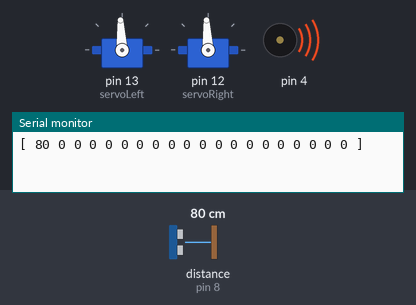
The sketch below on a simulated Arduino Uno, built with avr-gcc and run on an emulated ATmega328P. Shown: 2 × servo, buzzer (waves = sounding), the last lines printed to the serial monitor. Wiring (inferred from the names in the program): ultrasonic range finder: trigger pin 8; echo pin 8. Inputs (shaded band) come from the test bench; at power-on: distance to the obstacle (sensor on pin 8) 80 cm. The echo pulse lasts 58.3 µs per cm.

Above: at 0.1 s.
At 1.2 s:
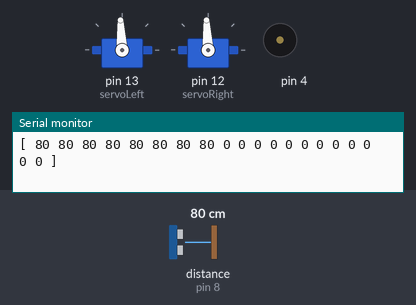
1.3 s: distance to the obstacle (sensor on pin 8) set to 94 cm
4.3 s: distance to the obstacle (sensor on pin 8) set to 105 cm
At 7.1 s:
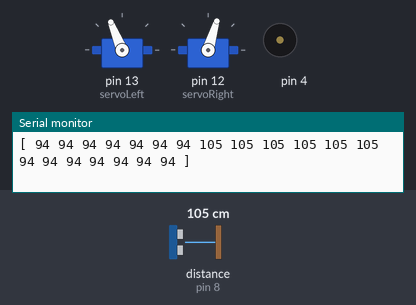
Timing chart, 0 to 8.6 s (numbered marks = the images above; inputs shaded):
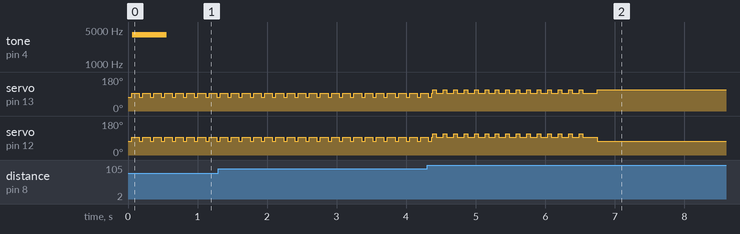

Measured:
- the behaviour switches between 99 and 100 cm on distance to the obstacle (sensor on pin 8) (found by bisection; images 1 and 2)

The sketch:

Ping_test.ino
```cpp
// Test of the ping sensor. Rotates the robot
// around and gathers measurements;

#include <Servo.h> // Include servo library

Servo servoLeft;
Servo servoRight;

const int pingPin = 8;

long      pingDist;
const int nMeasurements = 20;
int       measurements[nMeasurements];
int       measureIndex = -1;
int       stepsSinceDetection;

const int STATE_SEARCH    = 0;
const int STATE_SCAN      = 1;
const int STATE_APPROACH  = 2;
const int STATE_FOUND     = 3;

int       currentState = STATE_SEARCH;

const bool clockwise = true;
const bool counterClockwise = false;

void setup() {
  // initialize serial communication:
  Serial.begin(9600);

  servoLeft.attach(13);
  servoRight.attach(12);
}

void loop() {
  switch (currentState) {
    case STATE_SEARCH:
      rotateStep(counterClockwise);
      measure();
      if(detectsSomething()){
        stopMovement();
        tone(4, 4000, 500);
        stepsSinceDetection = 0;
        currentState = STATE_SCAN;
      }
      delay(100);
      break;
    case STATE_SCAN:
      rotateStep(counterClockwise);
      measure();
      if(detectsSomething()){
        stepsSinceDetection++;
      } else{
        stepsSinceDetection /= 2;
        stepsSinceDetection += 2;
        while(stepsSinceDetection--){
          rotateStep(clockwise);
          delay(100);
        }
        currentState = STATE_APPROACH;
      }
      delay(100);
      break;
    case STATE_APPROACH:
      measure();
      if(measurements[measureIndex]<10){
        currentState = STATE_FOUND;
        stopMovement();
      } else {
        moveForward();
      }
      break;
    case STATE_FOUND:
      measure();
      stopMovement();
      if(measurements[measureIndex]>10){
        currentState = STATE_SEARCH;
      }
      break;
  }
}

void measure(){
  //Loop around to 0 before out of bounds:
  ++measureIndex %= nMeasurements;

  pingDist = measurePingDist();
  measurements[measureIndex] = pingDist;
  Serial.println(arrayToString(measurements,nMeasurements));
}
bool detectsSomething(){
  return measurements[measureIndex] < 100;
  //return (measurements[measureIndex]<100) &&
  //(measurements[measureIndex] < getMeanMeasurement(4)*0.66);
}
long getMeanMeasurement(int n){
  long sum = 0;
  for(int i=1; i<=n; i++){
    int arrayIndex = (measureIndex - i + nMeasurements) % nMeasurements;
    sum += measurements[arrayIndex];
  }
  return (sum/n)+0.5;
}

String arrayToString(int array[], int arrayLength)
{
  String s = "[ ";
  for(int i=0; i < arrayLength; i++){
    s+=String(array[i])+" ";
  }
  return s + "]";
}
long measurePingDist(){
  long duration, cm;
  // The PING))) is triggered by a HIGH pulse of 2 or more microseconds.
  // Give a short LOW pulse beforehand to ensure a clean HIGH pulse:
  pinMode(pingPin, OUTPUT);
  digitalWrite(pingPin, LOW);
  delayMicroseconds(2);
  digitalWrite(pingPin, HIGH);
  delayMicroseconds(5);
  digitalWrite(pingPin, LOW);

  // The same pin is used to read the signal from the PING))): a HIGH
  // pulse whose duration is the time (in microseconds) from the sending
  // of the ping to the reception of its echo off of an object.
  pinMode(pingPin, INPUT);
  duration = pulseIn(pingPin, HIGH);

  // convert the time into a distance
  return microsecondsToCentimeters(duration);
}

void rotateStep(bool clockwise) {
  if(clockwise){
    servoLeft.writeMicroseconds(1700);
    servoRight.writeMicroseconds(1700);
  } else {
    servoLeft.writeMicroseconds(1300);
    servoRight.writeMicroseconds(1300);
  }
  delay(50);
  stopMovement();
}

void stopMovement(){
  servoLeft.writeMicroseconds(1500);
  servoRight.writeMicroseconds(1500);
}

void moveForward(){
  servoLeft.writeMicroseconds(1700);
  servoRight.writeMicroseconds(1300);
}

long microsecondsToCentimeters(long microseconds) {
  // The speed of sound is 340 m/s or 29 microseconds per centimeter.
  // The ping travels out and back, so to find the distance of the
  // object we take half of the distance travelled.
  return microseconds / 29 / 2;
}
```
